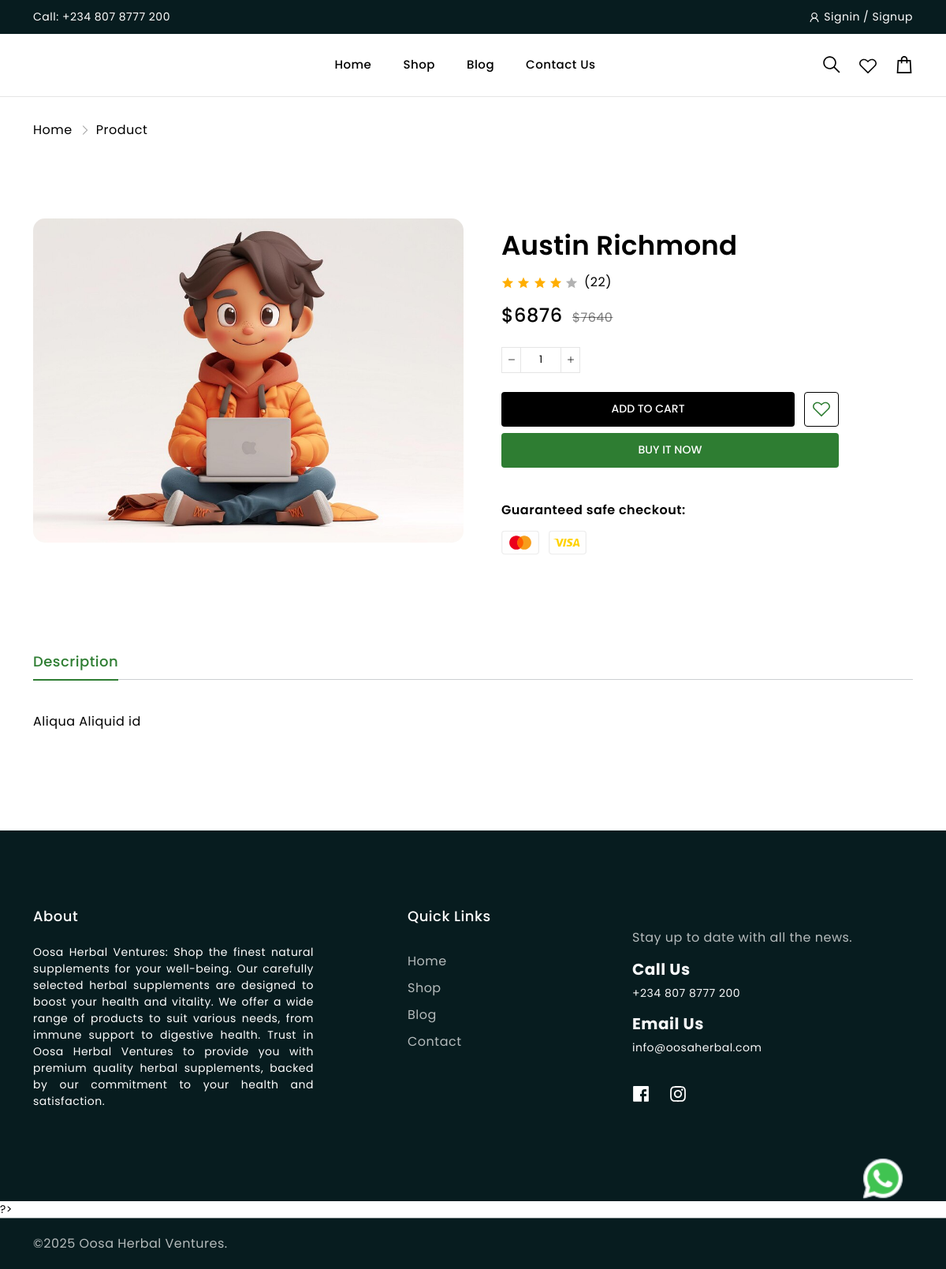
The app's page /product.php?pid=873264 with its own data.
### tables this page shows
CREATE TABLE `products` (
  `id` int(11) NOT NULL,
  `category_id` int(11) NOT NULL,
  `productid` varchar(11) NOT NULL,
  `name` varchar(255) NOT NULL,
  `tags` varchar(255) NOT NULL,
  `price` int(11) NOT NULL,
  `discount` float NOT NULL,
  `description` text NOT NULL,
  `image` varchar(255) NOT NULL,
  `status` varchar(30) NOT NULL DEFAULT 'available',
  `created_at` datetime NOT NULL DEFAULT current_timestamp()
);

### product.php (the view, shortened to what this page needs)
<?php
include_once("functions.php");
if (isset($_GET["pid"])) {
    $productid = $_GET["pid"];
} else {
    echo "<script>location.href='/'</script>";
}
$getProduct = mysqli_query($conn, "SELECT * FROM `products` WHERE `productid` = '$productid'");
$product = mysqli_fetch_array($getProduct);
$discount = $product["price"] - ($product["price"] * ($product["discount"] / 100));
?>
<!doctype html>
<html lang="en" class="no-js">
<head>
    <link rel="stylesheet" href="assets/css/vendor.css">
    <link rel="stylesheet" href="assets/css/style.css">
</head>
<body>
    <div class="body-wrapper">
        <?php
        include("components/header.php");
        ?>
        <div class="breadcrumb">
            <div class="container">
                <ul class="list-unstyled d-flex align-items-center m-0">
                    <li><a href="/">Home</a></li>
                    <li>
                        <svg class="icon icon-breadcrumb" width="64" height="64" viewBox="0 0 64 64" fill="none"
                            xmlns="http://www.w3.org/2000/svg">
                            <g opacity="0.4">
                                <path
                                    d="M25.9375 8.5625L23.0625 11.4375L43.625 32L23.0625 52.5625L25.9375 55.4375L47.9375 33.4375L49.3125 32L47.9375 30.5625L25.9375 8.5625Z"
                                    fill="#000" />
                            </g>
                        </svg>
                    </li>
                    <li>Product</li>
                </ul>
            </div>
        </div>
        <main id="MainContent" class="content-for-layout">
            <div class="product-page mt-100">
                <div class="container">
                    <div class="row">
                        <div class="col-lg-6 col-md-12 col-12">
                            <div class="product-gallery product-gallery-vertical d-flex">
                                <img src="uploads/<?= $product["image"]; ?>" alt="" class="img-fluid w-100"
                                    style="border-radius: 15px;">
                            </div>
                        </div>
                        <div class="col-lg-6 col-md-12 col-12" style="align-self: center;">
                            <div class="product-details ps-lg-4 ">
                                <h2 class="product-title mb-3 mt-3"><?= $product["name"]; ?></h2>
                                <div class="product-rating d-flex align-items-center mb-3">
                                    <span class="star-rating">
                                        <svg width="16" height="15" viewBox="0 0 16 15" fill="none"
                                            xmlns="http://www.w3.org/2000/svg">
                                            <path
                                                d="M15.168 5.77344L10.082 5.23633L8 0.566406L5.91797 5.23633L0.832031 5.77344L4.63086 9.19727L3.57031 14.1992L8 11.6445L12.4297 14.1992L11.3691 9.19727L15.168 5.77344Z"
                                                fill="#FFAE00" />
                                        </svg>
                                        <svg width="16" height="15" viewBox="0 0 16 15" fill="none"
                                            xmlns="http://www.w3.org/2000/svg">
                                            <path
                                                d="M15.168 5.77344L10.082 5.23633L8 0.566406L5.91797 5.23633L0.832031 5.77344L4.63086 9.19727L3.57031 14.1992L8 11.6445L12.4297 14.1992L11.3691 9.19727L15.168 5.77344Z"
                                                fill="#FFAE00" />
                                        </svg>
                                        <svg width="16" height="15" viewBox="0 0 16 15" fill="none"
                                            xmlns="http://www.w3.org/2000/svg">
                                            <path
                                                d="M15.168 5.77344L10.082 5.23633L8 0.566406L5.91797 5.23633L0.832031 5.77344L4.63086 9.19727L3.57031 14.1992L8 11.6445L12.4297 14.1992L11.3691 9.19727L15.168 5.77344Z"
                                                fill="#FFAE00" />
                                        </svg>
                                        <svg width="16" height="15" viewBox="0 0 16 15" fill="none"
                                            xmlns="http://www.w3.org/2000/svg">
                                            <path
                                                d="M15.168 5.77344L10.082 5.23633L8 0.566406L5.91797 5.23633L0.832031 5.77344L4.63086 9.19727L3.57031 14.1992L8 11.6445L12.4297 14.1992L11.3691 9.19727L15.168 5.77344Z"
                                                fill="#FFAE00" />
                                        </svg>
                                        <svg width="16" height="15" viewBox="0 0 16 15" fill="none"
                                            xmlns="http://www.w3.org/2000/svg">
                                            <path
                                                d="M15.168 5.77344L10.082 5.23633L8 0.566406L5.91797 5.23633L0.832031 5.77344L4.63086 9.19727L3.57031 14.1992L8 11.6445L12.4297 14.1992L11.3691 9.19727L15.168 5.77344Z"
                                                fill="#B2B2B2" />
                                        </svg>
                                    </span>
                                    <span class="rating-count ms-2">(22)</span>
                                </div>
                                <div class="product-price-wrapper mb-4">
                                    <span class="product-price regular-price">$<?= $discount; ?></span>
                                    <?php if ($product["discount"] > 0): ?>
                                        <del class="product-price compare-price ms-2">$<?= $product["price"]; ?></del>
                                    <?php endif; ?>
                                </div>
                                <form method="post" class="product-form">
                                    <div class=" misc d-flex align-items-end justify-content-between mt-4">
                                        <div class="quantity d-flex align-items-center justify-content-between">
                                            <span class="qty-btn dec-qty"><img src="assets/img/icon/minus.svg"
                                                    alt="minus"></span>
                                            <input class="qty-input" type="number" name="qty" value="1" min="0">
                                            <span class="qty-btn inc-qty"><img src="assets/img/icon/plus.svg"
                                                    alt="plus"></span>
                                        </div>
                                    </div>
                                    <div
                                        class="product-form-buttons d-flex align-items-center justify-content-between mt-4">
                                        <button type="submit" name="addtocart"
                                            class="position-relative btn-atc btn-add-to-cart loader">ADD TO
                                            CART</button>
                                        <a href="addtowish.php?pid=<?= $productid; ?>" class="product-wishlist">
                                        </a>
                                    </div>
                                </form>
                                <form method="post" action="checkout.php">
                                    <div class="buy-it-now-btn mt-2">
                                        <button type="submit" class="position-relative btn-atc btn-buyit-now">BUY IT
                                            NOW</button>
                                    </div>
                                </form>
                                <div class="guaranteed-checkout">
                                    <strong class="label mb-1 d-block">Guaranteed safe checkout:</strong>
                                    <ul class="list-unstyled checkout-icon-list d-flex align-items-center flex-wrap">
                                        <li class="checkout-icon-item">
                                        </li>
                                        <li class="checkout-icon-item">
                                        </li>
                                    </ul>
                                </div>
                            </div>
                        </div>
                    </div>
                </div>
            </div>
            <div class="product-tab-section mt-100" data-aos="fade-up" data-aos-duration="700">
                <div class="container">
                    <div class="tab-list product-tab-list">
                        <nav class="nav product-tab-nav">
                            <a class="product-tab-link tab-link active" href="#pdescription"
                                data-bs-toggle="tab">Description</a>
                        </nav>
                    </div>
                    <div class="tab-content product-tab-content">
                        <div id="pdescription" class="tab-pane fade show active">
                            <div class="row">
                                <div class=" col-12">
                                    <div class="desc-content">
                                        <p class="text_16 mb-4"><?= $product["description"]; ?></p>
                                    </div>
                                </div>
                            </div>
                        </div>
                    </div>
                </div>
            </div>
        </main>
        <?php
        include("components/footer.php");
        ?>
    </div>
</body>
</html>

### product.php (style rules this page uses)
:root { --primary-color: #2e7d32; --secondary-color: #2e7d32; --btn-primary-border-radius: 0.25rem; --btn-primary-color: #fff; --btn-primary-background-color: #2e7d32; --btn-primary-border-color: #2e7d32; --btn-primary-hover-color: #fff; --btn-primary-background-hover-color: #2e7d32; --btn-primary-border-hover-color: #2e7d32; --btn-primary-font-weight: 500; --btn-secondary-border-radius: 0.25rem; --btn-secondary-color: #2e7d32; --btn-secondary-background-color: transparent; --btn-secondary-border-color: #2e7d32; --btn-secondary-hover-color: #fff; --btn-secondary-background-hover-color: #2e7d32; --btn-secondary-border-hover-color: #2e7d32; --btn-secondary-font-weight: 500; --heading-color: #000; --heading-font-family: 'Poppins', sans-serif; --heading-font-weight: 700; --title-color: #000; --title-font-family: 'Poppins', sans-serif; --title-font-weight: 400; --body-color: #000; --body-background-color: #fff; --body-font-family: 'Poppins', sans-serif; --body-font-size: 14px; --body-font-weight: 400; --section-heading-color: #000; --section-heading-font-family: 'Poppins', sans-serif; --section-heading-font-size: 48px; --section-heading-font-weight: 600; --section-subheading-color: #000; --section-subheading-font-family: 'Poppins', sans-serif; --section-subheading-font-size: 16px; --section-subheading-font-weight: 400; }

### records on screen
products: image (picture), name "Austin Richmond", discount "6876", price "7640", description "Aliqua Aliquid id"
